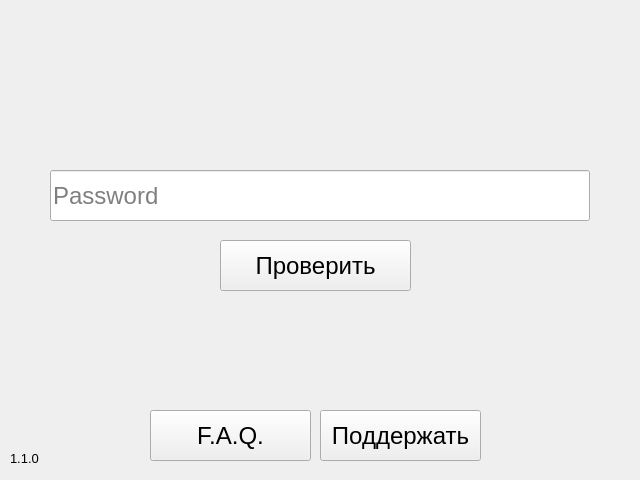
<?xml version="1.0" encoding="UTF-8"?>
<ui version="4.0">
 <class>MainWindow</class>
 <widget class="QMainWindow" name="MainWindow">
  <property name="geometry">
   <rect>
    <x>0</x>
    <y>0</y>
    <width>640</width>
    <height>480</height>
   </rect>
  </property>
  <property name="minimumSize">
   <size>
    <width>640</width>
    <height>480</height>
   </size>
  </property>
  <property name="maximumSize">
   <size>
    <width>640</width>
    <height>480</height>
   </size>
  </property>
  <property name="windowTitle">
   <string>MainWindow</string>
  </property>
  <widget class="QWidget" name="centralwidget">
   <widget class="QLineEdit" name="lineEditPassword">
    <property name="geometry">
     <rect>
      <x>50</x>
      <y>170</y>
      <width>540</width>
      <height>51</height>
     </rect>
    </property>
    <property name="minimumSize">
     <size>
      <width>540</width>
      <height>0</height>
     </size>
    </property>
    <property name="maximumSize">
     <size>
      <width>540</width>
      <height>16777215</height>
     </size>
    </property>
    <property name="font">
     <font>
      <family>MS Shell Dlg 2</family>
      <pointsize>18</pointsize>
     </font>
    </property>
    <property name="frame">
     <bool>true</bool>
    </property>
    <property name="echoMode">
     <enum>QLineEdit::EchoMode::Password</enum>
    </property>
    <property name="cursorPosition">
     <number>0</number>
    </property>
    <property name="dragEnabled">
     <bool>false</bool>
    </property>
    <property name="readOnly">
     <bool>false</bool>
    </property>
    <property name="placeholderText">
     <string>Password</string>
    </property>
    <property name="cursorMoveStyle">
     <enum>Qt::CursorMoveStyle::LogicalMoveStyle</enum>
    </property>
   </widget>
   <widget class="QLabel" name="label">
    <property name="geometry">
     <rect>
      <x>10</x>
      <y>450</y>
      <width>81</width>
      <height>16</height>
     </rect>
    </property>
    <property name="font">
     <font>
      <pointsize>10</pointsize>
     </font>
    </property>
    <property name="text">
     <string>1.1.0</string>
    </property>
   </widget>
   <widget class="QPushButton" name="pushButtonCheck">
    <property name="geometry">
     <rect>
      <x>220</x>
      <y>240</y>
      <width>191</width>
      <height>51</height>
     </rect>
    </property>
    <property name="font">
     <font>
      <pointsize>18</pointsize>
     </font>
    </property>
    <property name="text">
     <string>Проверить</string>
    </property>
   </widget>
   <widget class="QLabel" name="labelResults">
    <property name="geometry">
     <rect>
      <x>60</x>
      <y>300</y>
      <width>531</width>
      <height>51</height>
     </rect>
    </property>
    <property name="font">
     <font>
      <pointsize>18</pointsize>
     </font>
    </property>
    <property name="layoutDirection">
     <enum>Qt::LayoutDirection::LeftToRight</enum>
    </property>
    <property name="text">
     <string/>
    </property>
    <property name="alignment">
     <set>Qt::AlignmentFlag::AlignCenter</set>
    </property>
   </widget>
   <widget class="QLabel" name="labelLogo">
    <property name="geometry">
     <rect>
      <x>200</x>
      <y>50</y>
      <width>251</width>
      <height>101</height>
     </rect>
    </property>
    <property name="text">
     <string/>
    </property>
   </widget>
   <widget class="QPushButton" name="pushButtonSupport">
    <property name="geometry">
     <rect>
      <x>320</x>
      <y>410</y>
      <width>161</width>
      <height>51</height>
     </rect>
    </property>
    <property name="font">
     <font>
      <pointsize>18</pointsize>
     </font>
    </property>
    <property name="text">
     <string>Поддержать</string>
    </property>
   </widget>
   <widget class="QPushButton" name="pushButtonFAQ">
    <property name="geometry">
     <rect>
      <x>150</x>
      <y>410</y>
      <width>161</width>
      <height>51</height>
     </rect>
    </property>
    <property name="font">
     <font>
      <pointsize>18</pointsize>
     </font>
    </property>
    <property name="text">
     <string>F.A.Q.</string>
    </property>
   </widget>
  </widget>
 </widget>
 <resources/>
 <connections/>
</ui>
